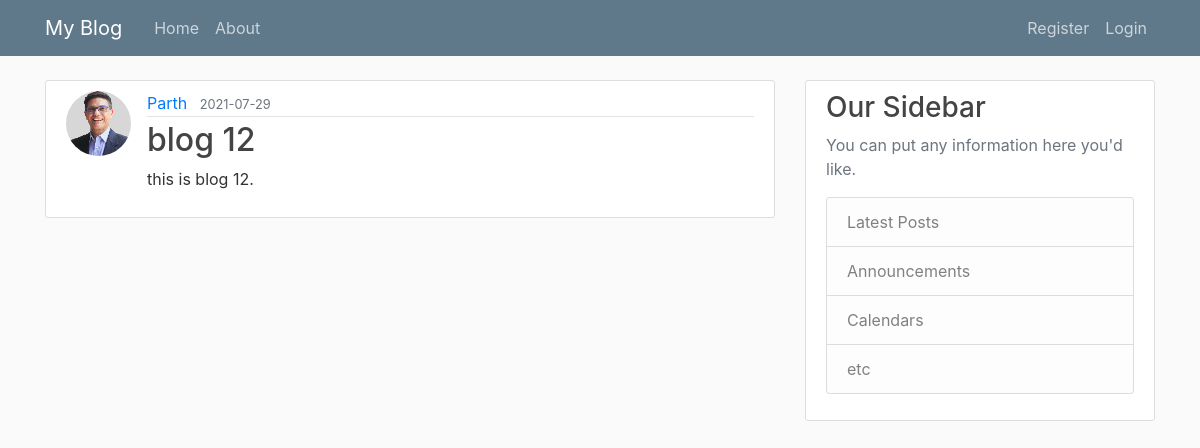
Before: /post/15 with the older database file.
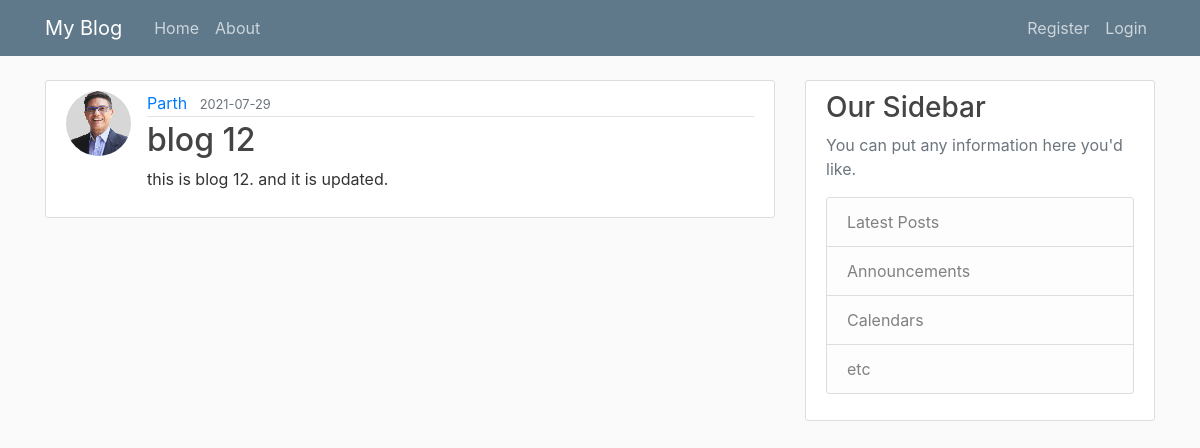
After: the same page with the newer database file.
### flask_blog/models.py (models this page shows, shortened)
class Post(db.Model):
    id = db.Column(db.Integer, primary_key=True)
    title = db.Column(db.String(100), nullable = False)
    date_posted = db.Column(db.DateTime, nullable = False, default = datetime.utcnow)
    content = db.Column(db.Text, nullable = False)
    post_id = db.Column(db.Integer, db.ForeignKey('user.id'), nullable = False)
    '''user.id is lower case, because if reference to
    'user' table name that is created for User
    class and it is default to class name lowercase.'''

### flask_blog/posts/routes.py (the view)
@posts.route('/post/<int:post_id>')
def post(post_id):
    post = Post.query.get_or_404(post_id)
    return render_template('post.html', title=post.title, post=post)

### flask_blog/templates/post.html (shortened to what this page needs)
{% extends "layout.html" %}
{% block content %}
<article class="media content-section">
    <img class="rounded-circle article-img"
         src="{{ url_for('static', filename='profile_pics/' + post.author.image_file) }}">
    <div class="media-body">
        <div class="article-metadata">
            <a class="mr-2" href="{{ url_for('users.user_posts', username = post.author.username )}}">{{ post.author.username }}</a>
            <small class="text-muted">{{ post.date_posted.strftime('%Y-%m-%d') }}</small>
        </div>
        <h2 class="atricle-title">{{ post.title }}</h2>
        <p class="article-content">{{ post.content }}</p>
    </div>
</article>
{% endblock content %}

Changed rows visible on the page:
changed Post "blog 12": content "this is blog 12." → "this is blog 12. and it is updated."
